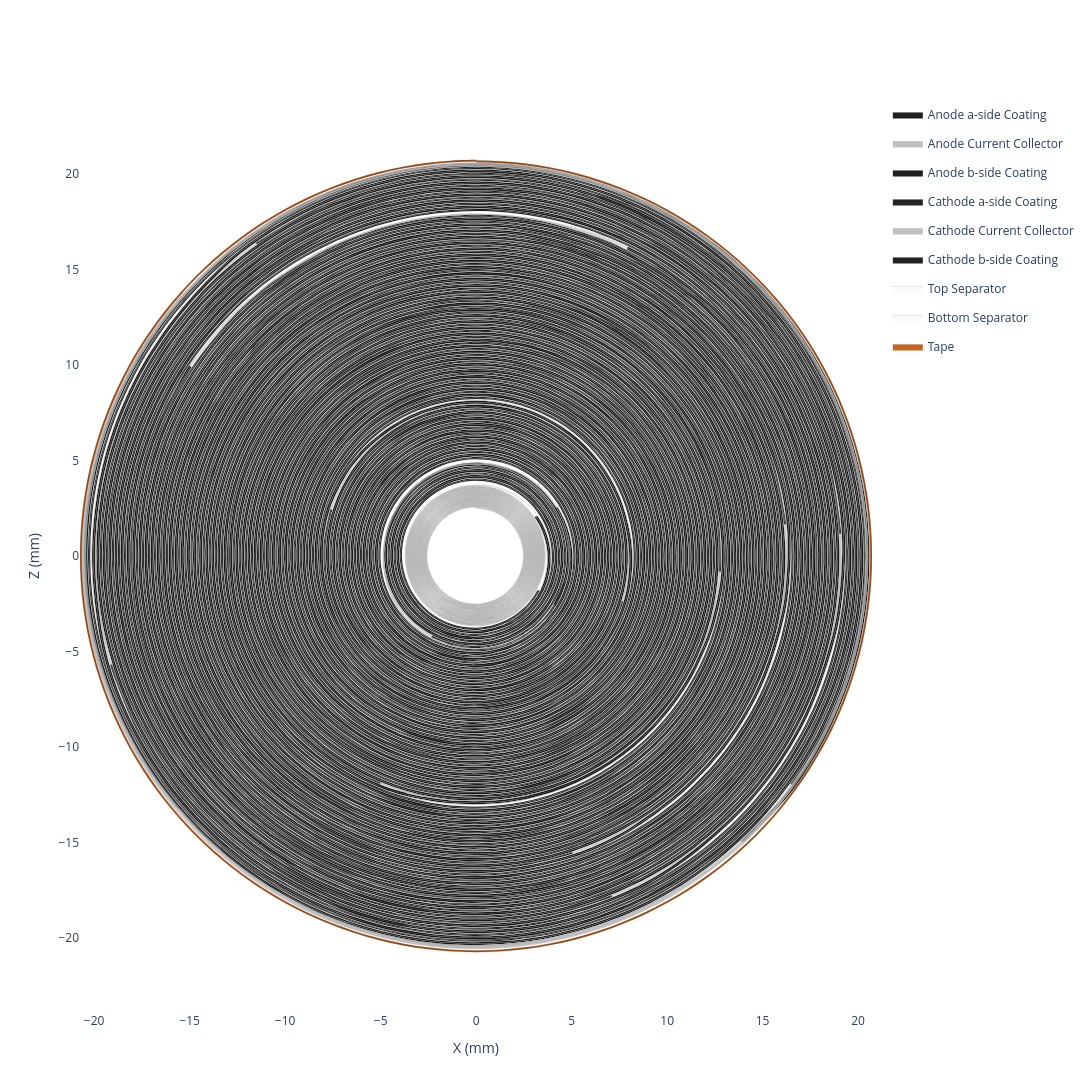

The code cell stored with this chart in its notebook:
### Code cell
my_jellyroll.get_spiral_plot(height=1300, width=1300).show()

### Figure 1 — Plotly figure (JSON) as saved in the notebook; plotly's stock layout.template omitted (floating-point values rounded to 4 significant figures; data arrays with more than 128 entries replaced by an {"elided": "..."} marker saying what was removed)
{"data": [{"customdata": {"elided": "3382x6 float values"}, "fill": "toself", "fillcolor": "#1f1f1f", "hovertemplate": "<b>Anode a-side Coating (Extruded)</b><br>Theta: %{customdata[0]:.2f}°<br>Unwrapped Length: %{customdata[1]:.2f} mm<br>Radius: %{customdata[2]:.2f} mm<br>X: %{customdata[3]:.2f} mm<br>Z: %{customdata[4]:.2f} mm<br>Turns: %{customdata[5]:.2f}<extra></extra>", "legendgroup": "Anode a-side Coating", "line": {"color": "black", "shape": "spline", "width": 0.1}, "mode": "lines", "name": "Anode a-side Coating", "type": "scatter", "x": {"elided": "3382 float values"}, "y": {"elided": "3382 float values"}}, {"customdata": {"elided": "3818x6 float values"}, "fill": "toself", "fillcolor": "#C0C0C0", "hovertemplate": "<b>Anode Current Collector (Extruded)</b><br>Theta: %{customdata[0]:.2f}°<br>Unwrapped Length: %{customdata[1]:.2f} mm<br>Radius: %{customdata[2]:.2f} mm<br>X: %{customdata[3]:.2f} mm<br>Z: %{customdata[4]:.2f} mm<br>Turns: %{customdata[5]:.2f}<extra></extra>", "legendgroup": "Anode Current Collector", "line": {"color": "black", "shape": "spline", "width": 0.1}, "mode": "lines", "name": "Anode Current Collector", "type": "scatter", "x": {"elided": "3818 float values"}, "y": {"elided": "3818 float values"}}, {"customdata": {"elided": "3382x6 float values"}, "fill": "toself", "fillcolor": "#1f1f1f", "hovertemplate": "<b>Anode b-side Coating (Extruded)</b><br>Theta: %{customdata[0]:.2f}°<br>Unwrapped Length: %{customdata[1]:.2f} mm<br>Radius: %{customdata[2]:.2f} mm<br>X: %{customdata[3]:.2f} mm<br>Z: %{customdata[4]:.2f} mm<br>Turns: %{customdata[5]:.2f}<extra></extra>", "legendgroup": "Anode b-side Coating", "line": {"color": "black", "shape": "spline", "width": 0.1}, "mode": "lines", "name": "Anode b-side Coating", "type": "scatter", "x": {"elided": "3382 float values"}, "y": {"elided": "3382 float values"}}, {"customdata": {"elided": "3000x6 float values"}, "fill": "toself", "fillcolor": "#242424", "hovertemplate": "<b>Cathode a-side Coating (Extruded)</b><br>Theta: %{customdata[0]:.2f}°<br>Unwrapped Length: %{customdata[1]:.2f} mm<br>Radius: %{customdata[2]:.2f} mm<br>X: %{customdata[3]:.2f} mm<br>Z: %{customdata[4]:.2f} mm<br>Turns: %{customdata[5]:.2f}<extra></extra>", "legendgroup": "Cathode a-side Coating", "line": {"color": "black", "shape": "spline", "width": 0.1}, "mode": "lines", "name": "Cathode a-side Coating", "type": "scatter", "x": {"elided": "3000 float values"}, "y": {"elided": "3000 float values"}}, {"customdata": {"elided": "3540x6 float values"}, "fill": "toself", "fillcolor": "#C0C0C0", "hovertemplate": "<b>Cathode Current Collector (Extruded)</b><br>Theta: %{customdata[0]:.2f}°<br>Unwrapped Length: %{customdata[1]:.2f} mm<br>Radius: %{customdata[2]:.2f} mm<br>X: %{customdata[3]:.2f} mm<br>Z: %{customdata[4]:.2f} mm<br>Turns: %{customdata[5]:.2f}<extra></extra>", "legendgroup": "Cathode Current Collector", "line": {"color": "black", "shape": "spline", "width": 0.1}, "mode": "lines", "name": "Cathode Current Collector", "type": "scatter", "x": {"elided": "3540 float values"}, "y": {"elided": "3540 float values"}}, {"customdata": {"elided": "3000x6 float values"}, "fill": "toself", "fillcolor": "#242424", "hovertemplate": "<b>Cathode b-side Coating (Extruded)</b><br>Theta: %{customdata[0]:.2f}°<br>Unwrapped Length: %{customdata[1]:.2f} mm<br>Radius: %{customdata[2]:.2f} mm<br>X: %{customdata[3]:.2f} mm<br>Z: %{customdata[4]:.2f} mm<br>Turns: %{customdata[5]:.2f}<extra></extra>", "legendgroup": "Cathode b-side Coating", "line": {"color": "black", "shape": "spline", "width": 0.1}, "mode": "lines", "name": "Cathode b-side Coating", "type": "scatter", "x": {"elided": "3000 float values"}, "y": {"elided": "3000 float values"}}, {"customdata": {"elided": "4938x6 float values"}, "fill": "toself", "fillcolor": "#fafafa", "hovertemplate": "<b>Top Separator (Extruded)</b><br>Theta: %{customdata[0]:.2f}°<br>Unwrapped Length: %{customdata[1]:.2f} mm<br>Radius: %{customdata[2]:.2f} mm<br>X: %{customdata[3]:.2f} mm<br>Z: %{customdata[4]:.2f} mm<br>Turns: %{customdata[5]:.2f}<extra></extra>", "legendgroup": "Top Separator", "line": {"color": "black", "shape": "spline", "width": 0.1}, "mode": "lines", "name": "Top Separator", "type": "scatter", "x": {"elided": "4938 float values"}, "y": {"elided": "4938 float values"}}, {"customdata": {"elided": "4938x6 float values"}, "fill": "toself", "fillcolor": "#fafafa", "hovertemplate": "<b>Bottom Separator (Extruded)</b><br>Theta: %{customdata[0]:.2f}°<br>Unwrapped Length: %{customdata[1]:.2f} mm<br>Radius: %{customdata[2]:.2f} mm<br>X: %{customdata[3]:.2f} mm<br>Z: %{customdata[4]:.2f} mm<br>Turns: %{customdata[5]:.2f}<extra></extra>", "legendgroup": "Bottom Separator", "line": {"color": "black", "shape": "spline", "width": 0.1}, "mode": "lines", "name": "Bottom Separator", "type": "scatter", "x": {"elided": "4938 float values"}, "y": {"elided": "4938 float values"}}, {"customdata": {"elided": "606x6 float values"}, "fill": "toself", "fillcolor": "#C9641F", "hovertemplate": "<b>Tape (Extruded)</b><br>Theta: %{customdata[0]:.2f}°<br>Unwrapped Length: %{customdata[1]:.2f} mm<br>Radius: %{customdata[2]:.2f} mm<br>X: %{customdata[3]:.2f} mm<br>Z: %{customdata[4]:.2f} mm<br>Turns: %{customdata[5]:.2f}<extra></extra>", "legendgroup": "Tape", "line": {"color": "black", "shape": "spline", "width": 0.1}, "mode": "lines", "name": "Tape", "type": "scatter", "x": {"elided": "606 float values"}, "y": {"elided": "606 float values"}}, {"customdata": {"elided": "2467x6 float values"}, "hovertemplate": "<b>Top Separator</b><br>Theta: %{customdata[0]:.2f}°<br>Unwrapped Length: %{customdata[1]:.2f} mm<br>Radius: %{customdata[2]:.2f} mm<br>X: %{customdata[3]:.2f} mm<br>Z: %{customdata[4]:.2f} mm<br>Turns: %{customdata[5]:.2f}<extra></extra>", "legendgroup": "Top Separator", "line": {"color": "#fafafa", "shape": "spline", "width": 0}, "mode": "lines", "name": "Top Separator", "showlegend": false, "type": "scatter", "x": {"elided": "2467 float values"}, "y": {"elided": "2467 float values"}}, {"customdata": {"elided": "1686x6 float values"}, "hovertemplate": "<b>Anode a-side Coating</b><br>Theta: %{customdata[0]:.2f}°<br>Unwrapped Length: %{customdata[1]:.2f} mm<br>Radius: %{customdata[2]:.2f} mm<br>X: %{customdata[3]:.2f} mm<br>Z: %{customdata[4]:.2f} mm<br>Turns: %{customdata[5]:.2f}<extra></extra>", "legendgroup": "Anode a-side Coating", "line": {"color": "#1f1f1f", "shape": "spline", "width": 0}, "mode": "lines", "name": "Anode a-side Coating", "showlegend": false, "type": "scatter", "x": {"elided": "1686 float values"}, "y": {"elided": "1686 float values"}}, {"customdata": {"elided": "1907x6 float values"}, "hovertemplate": "<b>Anode Current Collector</b><br>Theta: %{customdata[0]:.2f}°<br>Unwrapped Length: %{customdata[1]:.2f} mm<br>Radius: %{customdata[2]:.2f} mm<br>X: %{customdata[3]:.2f} mm<br>Z: %{customdata[4]:.2f} mm<br>Turns: %{customdata[5]:.2f}<extra></extra>", "legendgroup": "Anode Current Collector", "line": {"color": "#C0C0C0", "shape": "spline", "width": 0}, "mode": "lines", "name": "Anode Current Collector", "showlegend": false, "type": "scatter", "x": {"elided": "1907 float values"}, "y": {"elided": "1907 float values"}}, {"customdata": {"elided": "1686x6 float values"}, "hovertemplate": "<b>Anode b-side Coating</b><br>Theta: %{customdata[0]:.2f}°<br>Unwrapped Length: %{customdata[1]:.2f} mm<br>Radius: %{customdata[2]:.2f} mm<br>X: %{customdata[3]:.2f} mm<br>Z: %{customdata[4]:.2f} mm<br>Turns: %{customdata[5]:.2f}<extra></extra>", "legendgroup": "Anode b-side Coating", "line": {"color": "#1f1f1f", "shape": "spline", "width": 0}, "mode": "lines", "name": "Anode b-side Coating", "showlegend": false, "type": "scatter", "x": {"elided": "1686 float values"}, "y": {"elided": "1686 float values"}}, {"customdata": {"elided": "2467x6 float values"}, "hovertemplate": "<b>Bottom Separator</b><br>Theta: %{customdata[0]:.2f}°<br>Unwrapped Length: %{customdata[1]:.2f} mm<br>Radius: %{customdata[2]:.2f} mm<br>X: %{customdata[3]:.2f} mm<br>Z: %{customdata[4]:.2f} mm<br>Turns: %{customdata[5]:.2f}<extra></extra>", "legendgroup": "Bottom Separator", "line": {"color": "#fafafa", "shape": "spline", "width": 0}, "mode": "lines", "name": "Bottom Separator", "showlegend": false, "type": "scatter", "x": {"elided": "2467 float values"}, "y": {"elided": "2467 float values"}}, {"customdata": {"elided": "1489x6 float values"}, "hovertemplate": "<b>Cathode a-side Coating</b><br>Theta: %{customdata[0]:.2f}°<br>Unwrapped Length: %{customdata[1]:.2f} mm<br>Radius: %{customdata[2]:.2f} mm<br>X: %{customdata[3]:.2f} mm<br>Z: %{customdata[4]:.2f} mm<br>Turns: %{customdata[5]:.2f}<extra></extra>", "legendgroup": "Cathode a-side Coating", "line": {"color": "#242424", "shape": "spline", "width": 0}, "mode": "lines", "name": "Cathode a-side Coating", "showlegend": false, "type": "scatter", "x": {"elided": "1489 float values"}, "y": {"elided": "1489 float values"}}, {"customdata": {"elided": "1768x6 float values"}, "hovertemplate": "<b>Cathode Current Collector</b><br>Theta: %{customdata[0]:.2f}°<br>Unwrapped Length: %{customdata[1]:.2f} mm<br>Radius: %{customdata[2]:.2f} mm<br>X: %{customdata[3]:.2f} mm<br>Z: %{customdata[4]:.2f} mm<br>Turns: %{customdata[5]:.2f}<extra></extra>", "legendgroup": "Cathode Current Collector", "line": {"color": "#C0C0C0", "shape": "spline", "width": 0}, "mode": "lines", "name": "Cathode Current Collector", "showlegend": false, "type": "scatter", "x": {"elided": "1768 float values"}, "y": {"elided": "1768 float values"}}, {"customdata": {"elided": "1489x6 float values"}, "hovertemplate": "<b>Cathode b-side Coating</b><br>Theta: %{customdata[0]:.2f}°<br>Unwrapped Length: %{customdata[1]:.2f} mm<br>Radius: %{customdata[2]:.2f} mm<br>X: %{customdata[3]:.2f} mm<br>Z: %{customdata[4]:.2f} mm<br>Turns: %{customdata[5]:.2f}<extra></extra>", "legendgroup": "Cathode b-side Coating", "line": {"color": "#242424", "shape": "spline", "width": 0}, "mode": "lines", "name": "Cathode b-side Coating", "showlegend": false, "type": "scatter", "x": {"elided": "1489 float values"}, "y": {"elided": "1489 float values"}}, {"customdata": {"elided": "301x6 float values"}, "hovertemplate": "<b>Tape</b><br>Theta: %{customdata[0]:.2f}°<br>Unwrapped Length: %{customdata[1]:.2f} mm<br>Radius: %{customdata[2]:.2f} mm<br>X: %{customdata[3]:.2f} mm<br>Z: %{customdata[4]:.2f} mm<br>Turns: %{customdata[5]:.2f}<extra></extra>", "legendgroup": "Tape", "line": {"color": "#C9641F", "shape": "spline", "width": 0}, "mode": "lines", "name": "Tape", "showlegend": false, "type": "scatter", "x": {"elided": "301 float values"}, "y": {"elided": "301 float values"}}], "layout": {"height": 1300, "hovermode": "closest", "paper_bgcolor": "white", "plot_bgcolor": "white", "width": 1300, "xaxis": {"scaleanchor": "y", "title": {"text": "X (mm)"}, "zeroline": false}, "yaxis": {"title": {"text": "Z (mm)"}, "zeroline": false}}}
